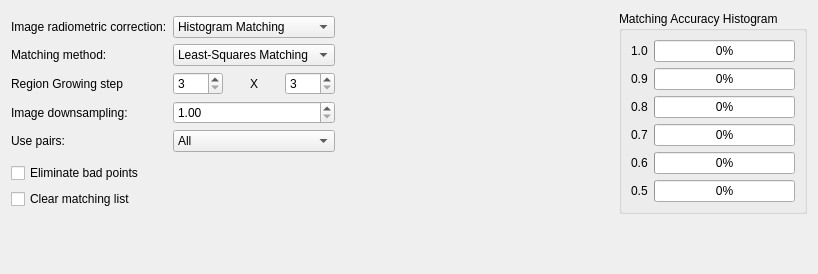
     <widget class="QWidget" name="tab">
      <attribute name="title">
       <string>Automatic Extraction</string>
      </attribute>
      <layout class="QGridLayout" name="gridLayout_23">
       <item row="0" column="0">
        <layout class="QVBoxLayout" name="verticalLayout_10">
         <item>
          <layout class="QGridLayout" name="gridLayout_5">
           <item row="0" column="0">
            <widget class="QLabel" name="label_20">
             <property name="text">
              <string>Image radiometric correction:</string>
             </property>
            </widget>
           </item>
           <item row="0" column="1">
            <widget class="QComboBox" name="comboBox3">
             <property name="currentIndex">
              <number>2</number>
             </property>
             <item>
              <property name="text">
               <string>No corrections</string>
              </property>
             </item>
             <item>
              <property name="text">
               <string>Histogram Equalization</string>
              </property>
             </item>
             <item>
              <property name="text">
               <string>Histogram Matching</string>
              </property>
             </item>
            </widget>
           </item>
           <item row="0" column="2">
            <spacer name="horizontalSpacer_17">
             <property name="orientation">
              <enum>Qt::Horizontal</enum>
             </property>
             <property name="sizeHint" stdset="0">
              <size>
               <width>278</width>
               <height>20</height>
              </size>
             </property>
            </spacer>
           </item>
           <item row="1" column="0">
            <widget class="QLabel" name="label_14">
             <property name="text">
              <string>Matching method:</string>
             </property>
            </widget>
           </item>
           <item row="1" column="1">
            <widget class="QComboBox" name="comboBox4">
             <property name="currentIndex">
              <number>1</number>
             </property>
             <item>
              <property name="text">
               <string>Cross-correlation</string>
              </property>
             </item>
             <item>
              <property name="text">
               <string>Least-Squares Matching</string>
              </property>
             </item>
            </widget>
           </item>
           <item row="1" column="2">
            <spacer name="horizontalSpacer_13">
             <property name="orientation">
              <enum>Qt::Horizontal</enum>
             </property>
             <property name="sizeHint" stdset="0">
              <size>
               <width>268</width>
               <height>20</height>
              </size>
             </property>
            </spacer>
           </item>
           <item row="2" column="0">
            <widget class="QLabel" name="label_21">
             <property name="text">
              <string>Region Growing step</string>
             </property>
            </widget>
           </item>
           <item row="2" column="1">
            <layout class="QHBoxLayout" name="horizontalLayout_3">
             <item>
              <widget class="QSpinBox" name="spinBox1">
               <property name="minimum">
                <number>3</number>
               </property>
               <property name="maximum">
                <number>10</number>
               </property>
              </widget>
             </item>
             <item>
              <widget class="QLabel" name="label_22">
               <property name="text">
                <string>X</string>
               </property>
               <property name="alignment">
                <set>Qt::AlignCenter</set>
               </property>
              </widget>
             </item>
             <item>
              <widget class="QSpinBox" name="spinBox2">
               <property name="minimum">
                <number>3</number>
               </property>
               <property name="maximum">
                <number>10</number>
               </property>
              </widget>
             </item>
            </layout>
           </item>
           <item row="2" column="2">
            <spacer name="horizontalSpacer_18">
             <property name="orientation">
              <enum>Qt::Horizontal</enum>
             </property>
             <property name="sizeHint" stdset="0">
              <size>
               <width>218</width>
               <height>20</height>
              </size>
             </property>
            </spacer>
           </item>
           <item row="3" column="0">
            <widget class="QLabel" name="label_18">
             <property name="text">
              <string>Image downsampling:</string>
             </property>
            </widget>
           </item>
           <item row="3" column="2">
            <spacer name="horizontalSpacer_15">
             <property name="orientation">
              <enum>Qt::Horizontal</enum>
             </property>
             <property name="sizeHint" stdset="0">
              <size>
               <width>268</width>
               <height>20</height>
              </size>
             </property>
            </spacer>
           </item>
           <item row="4" column="0">
            <widget class="QLabel" name="label_15">
             <property name="text">
              <string>Use pairs:</string>
             </property>
            </widget>
           </item>
           <item row="4" column="1">
            <widget class="QComboBox" name="comboBox5">
             <item>
              <property name="text">
               <string>All</string>
              </property>
             </item>
            </widget>
           </item>
           <item row="4" column="2">
            <spacer name="horizontalSpacer_14">
             <property name="orientation">
              <enum>Qt::Horizontal</enum>
             </property>
             <property name="sizeHint" stdset="0">
              <size>
               <width>268</width>
               <height>20</height>
              </size>
             </property>
            </spacer>
           </item>
           <item row="3" column="1">
            <widget class="QDoubleSpinBox" name="doubleSpinBox0">
             <property name="minimum">
              <double>1.000000000000000</double>
             </property>
             <property name="maximum">
              <double>20.000000000000000</double>
             </property>
             <property name="singleStep">
              <double>1.000000000000000</double>
             </property>
            </widget>
           </item>
          </layout>
         </item>
         <item>
          <layout class="QVBoxLayout" name="verticalLayout_9">
           <item>
            <widget class="QCheckBox" name="checkBox_4">
             <property name="text">
              <string>Eliminate bad points</string>
             </property>
            </widget>
           </item>
           <item>
            <widget class="QCheckBox" name="checkBox_2">
             <property name="text">
              <string>Clear matching list</string>
             </property>
            </widget>
           </item>
          </layout>
         </item>
        </layout>
       </item>
       <item row="0" column="1">
        <widget class="QGroupBox" name="groupBox_13">
         <property name="title">
          <string>Matching Accuracy Histogram</string>
         </property>
         <layout class="QGridLayout" name="gridLayout_6">
          <item row="0" column="0">
           <layout class="QHBoxLayout" name="horizontalLayout_4">
            <item>
             <widget class="QLabel" name="label_42">
              <property name="text">
               <string>1.0</string>
              </property>
             </widget>
            </item>
            <item>
             <widget class="QProgressBar" name="histProgressBar1">
              <property name="value">
               <number>0</number>
              </property>
             </widget>
            </item>
           </layout>
          </item>
          <item row="1" column="0">
           <layout class="QHBoxLayout" name="horizontalLayout_5">
            <item>
             <widget class="QLabel" name="label_43">
              <property name="text">
               <string>0.9</string>
              </property>
             </widget>
            </item>
            <item>
             <widget class="QProgressBar" name="histProgressBar2">
              <property name="value">
               <number>0</number>
              </property>
             </widget>
            </item>
           </layout>
          </item>
          <item row="2" column="0">
           <layout class="QHBoxLayout" name="horizontalLayout_6">
            <item>
             <widget class="QLabel" name="label_44">
              <property name="text">
               <string>0.8</string>
              </property>
             </widget>
            </item>
            <item>
             <widget class="QProgressBar" name="histProgressBar3">
              <property name="value">
               <number>0</number>
              </property>
             </widget>
            </item>
           </layout>
          </item>
          <item row="3" column="0">
           <layout class="QHBoxLayout" name="horizontalLayout_7">
            <item>
             <widget class="QLabel" name="label_57">
              <property name="text">
               <string>0.7</string>
              </property>
             </widget>
            </item>
            <item>
             <widget class="QProgressBar" name="histProgressBar4">
              <property name="value">
               <number>0</number>
              </property>
             </widget>
            </item>
           </layout>
          </item>
          <item row="4" column="0">
           <layout class="QHBoxLayout" name="horizontalLayout_8">
            <item>
             <widget class="QLabel" name="label_58">
              <property name="text">
               <string>0.6</string>
              </property>
             </widget>
            </item>
            <item>
             <widget class="QProgressBar" name="histProgressBar5">
              <property name="value">
               <number>0</number>
              </property>
             </widget>
            </item>
           </layout>
          </item>
          <item row="5" column="0">
           <layout class="QHBoxLayout" name="horizontalLayout_22">
            <item>
             <widget class="QLabel" name="label_59">
              <property name="text">
               <string>0.5</string>
              </property>
             </widget>
            </item>
            <item>
             <widget class="QProgressBar" name="histProgressBar6">
              <property name="value">
               <number>0</number>
              </property>
             </widget>
            </item>
           </layout>
          </item>
         </layout>
        </widget>
       </item>
       <item row="1" column="0">
        <spacer name="verticalSpacer_4">
         <property name="orientation">
          <enum>Qt::Vertical</enum>
         </property>
         <property name="sizeHint" stdset="0">
          <size>
           <width>20</width>
           <height>49</height>
          </size>
         </property>
        </spacer>
       </item>
      </layout>
     </widget>
